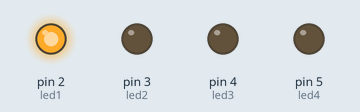
Simulated run of this sketch. Board: Arduino Uno, built with avr-gcc and run on an emulated ATmega328P. Shown: output pins drawn as LEDs (lit = HIGH).

Above: at 0.2 s.
At 1.2 s:
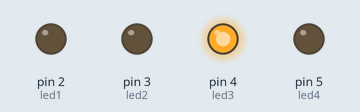
At 2.7 s:
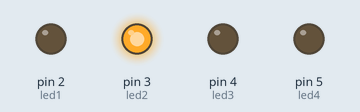
At 3.7 s:
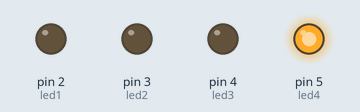
Timing chart, 0 to 4.6 s (numbered marks = the images above):
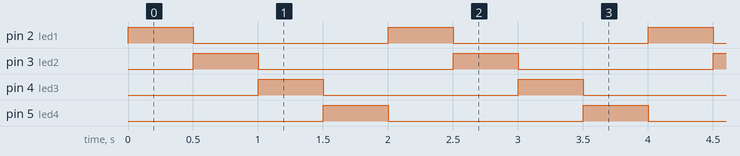

The sketch:

secuenciaLeds.ino
```cpp
/*
  Blink secuencia de Leds
  Controlar el encendido y apagado de una secuencia de 4 leds.

  Simulación:


*/


int led1 = 2;
int led2 = 3;
int led3 = 4;
int led4 = 5;

int tiempo = 500;
// La rutina de configuración se ejecuta cuando se presiona el boton de reset
void setup() {
  // Inicializar los pines Digitales como Salidas
  pinMode(led1, OUTPUT);
  pinMode(led2, OUTPUT);
  pinMode(led3, OUTPUT);
  pinMode(led4, OUTPUT);

}

// rutina loop se ejecuta de forma continua e infinita.
void loop() {
  digitalWrite(led1, HIGH);   // Encender el Led1 (HIGH es el nivel de voltaje)
  digitalWrite(led2, LOW);    // Apagar el Led2 haciendo que el voltaje sea LOW
  digitalWrite(led3, LOW);    // Apagar el Led2 haciendo que el voltaje sea LOW
  digitalWrite(led4, LOW);    // Apagar el Led2 haciendo que el voltaje sea LOW
  delay(tiempo);                // Esperar un Segundo
  digitalWrite(led1, LOW);    // Apagar el Led1 haciendo que el voltaje sea LOW
  digitalWrite(led2, HIGH);   // Encender el Led2 (HIGH es el nivel de voltaje)
  digitalWrite(led3, LOW);    // Apagar el Led2 haciendo que el voltaje sea LOW
  digitalWrite(led4, LOW);    // Apagar el Led2 haciendo que el voltaje sea LOW
  delay(tiempo);                // Esperar un Segundo
  digitalWrite(led1, LOW);    // Apagar el Led1 haciendo que el voltaje sea LOW
  digitalWrite(led2, LOW);   // Encender el Led2 (HIGH es el nivel de voltaje)
  digitalWrite(led3, HIGH);    // Apagar el Led2 haciendo que el voltaje sea LOW
  digitalWrite(led4, LOW);    // Apagar el Led2 haciendo que el voltaje sea LOW
  delay(tiempo);
  digitalWrite(led1, LOW);    // Apagar el Led1 haciendo que el voltaje sea LOW
  digitalWrite(led2, LOW);   // Encender el Led2 (HIGH es el nivel de voltaje)
  digitalWrite(led3, LOW);    // Apagar el Led2 haciendo que el voltaje sea LOW
  digitalWrite(led4, HIGH);    // Apagar el Led2 haciendo que el voltaje sea LOW
  delay(tiempo);
}
```

Measured:
- by itself, pin 2 (led1), pin 3 (led2), pin 4 (led3), pin 5 (led4): alternates HIGH for 0.50 s and LOW for 1.5 s
- by itself, everything shown: repeats every 2.0 s, in 4 steps
